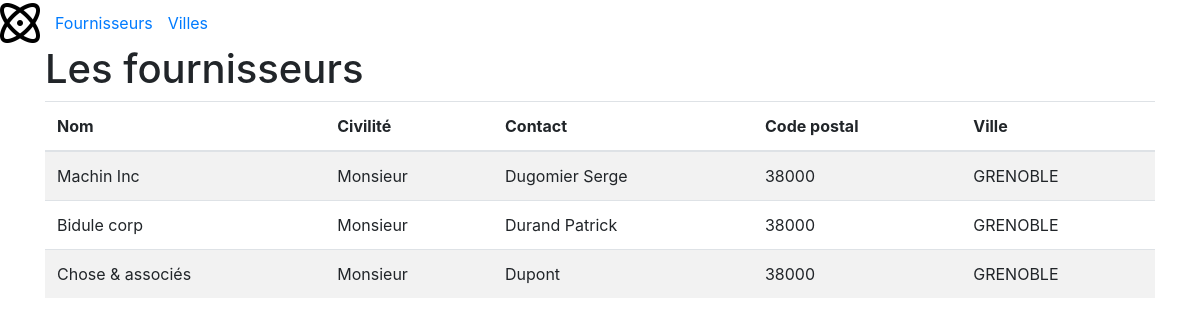
/suppliers.php, run on the app's committed database.
### tables this page shows
CREATE TABLE `fournisseur` (
  `code` int(11) NOT NULL,
  `nom` varchar(50) NOT NULL,
  `adresse1` varchar(100) DEFAULT NULL,
  `adresse2` varchar(100) DEFAULT NULL,
  `ville` int(11) NOT NULL,
  `contact` varchar(50) DEFAULT NULL,
  `civilite` int(11) NOT NULL
);

CREATE TABLE `civilite` (
  `code` int(11) NOT NULL,
  `libelle` varchar(50) DEFAULT NULL
);

CREATE TABLE `ville` (
  `code` int(11) NOT NULL,
  `nom` varchar(50) DEFAULT NULL,
  `codepostal` varchar(5) DEFAULT NULL,
  `pays` varchar(15) DEFAULT NULL
);

### include/fonction.php (called while the page is built, shortened)
<?php
function menuActif($menu) {
    $ecran = basename($_SERVER['SCRIPT_FILENAME'], ".php");
    return ($ecran === $menu) ? 'active' : '';
}

### public/suppliers.php (the view, shortened to what this page needs)
<!DOCTYPE html>
<html lang="fr">
    <head>
        <link href="../node_modules/bootstrap/dist/css/bootstrap.min.css" rel="stylesheet">
        <link href="../css/style.css" rel="stylesheet">
    </head>
    <body>
        <?php
            include('../include/menu.php');
        ?>
        <div class="container">
            <h1>Les fournisseurs</h1>
<?php
include("../include/connexion.php");
require_once('../include/fonction.php');
$requete = 'SELECT fournisseur.nom AS fournisseur_nom
            , civilite.libelle AS civilite_libelle
            , fournisseur.contact AS fournisseur_contact
            , ville.codepostal AS ville_codepostal
            , ville.nom AS ville_nom
            , fournisseur.code AS fournisseur_code
            FROM fournisseur
            INNER JOIN civilite ON  civilite.code
            INNER JOIN ville ON ville.code
            GROUP BY fournisseur.nom
            ORDER BY fournisseur.code';
?>
    <table class="table table-striped display table-hover" style="width:100%" id="suppliers">
        <thead>
            <tr>
                <th>Nom</th>
                <th>Civilité</th>
                <th>Contact</th>
                <th>Code postal</th>
                <th>Ville</th>
            </tr>
        </thead>
        <tbody>
<?php
try {
    foreach($bdd->query($requete) as $ligne) {
        echo '<tr class="clickable-row" data-href="supplier.php?id='.$ligne['fournisseur_code'].'">';
        echo '<td>' . $ligne['fournisseur_nom'] . '</td>';
        echo '<td>' . $ligne['civilite_libelle'] . '</td>';
        echo '<td>' . $ligne['fournisseur_contact'] . '</td>';
        echo '<td>' . $ligne['ville_codepostal'] . '</td>';
        echo '<td>' . $ligne['ville_nom'] . '</td>';
        echo "</tr>\n";
    }
} catch (PDOException $e) {
    echo 'Erreur !: ' . $e->getMessage() . '<br>';
    die();
}
?>
        </tbody>
    </table>
    </div>
    </body>
</html>

### include/menu.php
<?php
require_once('../include/fonction.php');
?>
<nav>
  <ul class="nav nav-pills">
    <li class="nav-item <?php echo menuActif('index'); ?>">
      <a class="nav-link" href="../public/index.php"><img src="../img/logo.png" id="logo" alt="Logo"></a>
    </li>
    <li class="nav-item <?php echo menuActif('suppliers'); ?>">
      <a class="nav-link" href="../public/suppliers.php">Fournisseurs</a>
    </li>
    <li class="nav-item <?php echo menuActif('villes'); ?>">
      <a class="nav-link" href="../public/villes.php">Villes</a>
    </li>
  </ul>
</nav>

### css/style.css (style rules this page uses)
.clickable-row { cursor: pointer; }
.nav { height: 45px; }
.nav-item { margin-right: 15px; display: flex; align-items: center; justify-content: center; }
.nav-link { display: flex; align-items: center; padding: 0; }
#logo { max-height: 40px; width: auto; margin: auto; }

### data on the page
fournisseur: nom "Machin Inc", civilite.libelle "Monsieur", contact "Dugomier Serge", ville.codepostal "38000", ville.nom "GRENOBLE"
fournisseur: nom "Bidule corp", civilite.libelle "Monsieur", contact "Durand Patrick", ville.codepostal "38000", ville.nom "GRENOBLE"
fournisseur: nom "Chose & associés", civilite.libelle "Monsieur", contact "Dupont", ville.codepostal "38000", ville.nom "GRENOBLE"
